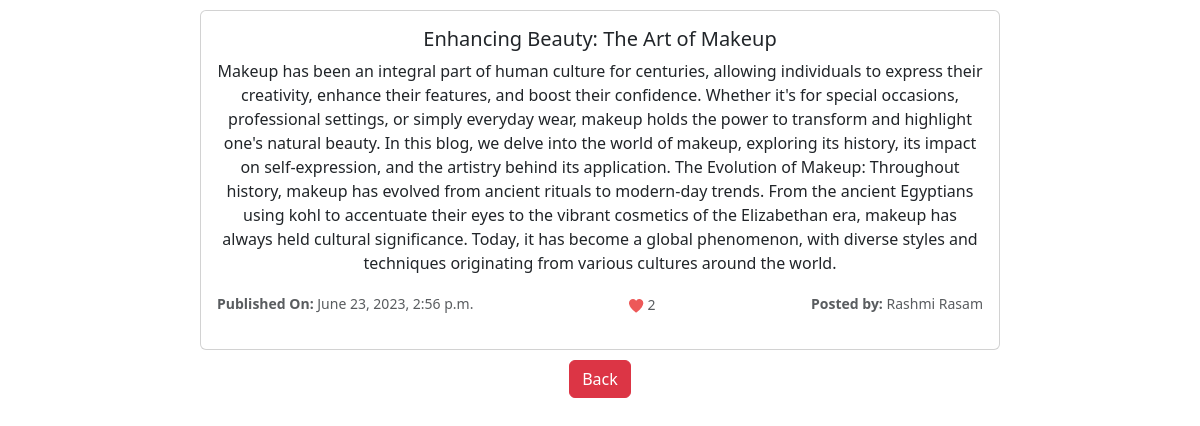
The page /blog/39/None (signed in) on the database its author committed.
### posts/models.py (models this page shows, shortened)
class Post(models.Model):
    id = models.AutoField(primary_key=True, editable=False)
    title = models.CharField(max_length=150, unique=True)
    author = models.ForeignKey(User, on_delete=models.CASCADE, related_name='blogs')
    content = models.TextField(default="")
    creation_date = models.DateTimeField(auto_now_add=True)
    published_date = models.DateTimeField(null=True)
    status = models.IntegerField(choices=STATUS, default=0)
    class Meta:
        ordering = ('-published_date',)
    @property
    def likes(self):
        return Likes.objects.filter(post_id=self).count()

### posts/views.py (the view)
# urls.py: path('blog/<int:id>/<str:liked>', views.open_blog, name='blog'),
def open_blog(request: HttpRequest, id:int, liked: bool):
    post = Post.objects.get(pk=id)
    if post.id in request.user.likes.values_list('post_id', flat=True):
        liked = True
    else:
        liked = False
    return render(request, 'blogs.html', {'post': post, 'liked':liked})

### posts/templates/blogs.html (shortened to what this page needs)
<!DOCTYPE html>
<html lang="en">
<head>
    <link href="https://cdn.jsdelivr.net/npm/bootstrap@5.3.0/dist/css/bootstrap.min.css" rel="stylesheet">
</head>
<body style="display: flex; flex-direction: column; justify-content: center; align-items: center;">
    <div style="width: 800px; height: auto; margin: 10px" class="card text-center">
        <div class="card-body">
          <h5 class="card-title">{{post.title}}</h5>
          <p class="card-text">{{post.content}}</p>
          <div style="display: flex; flex-direction: row; justify-content: space-between;">
            <p class="card-text"><small class="text-body-secondary"><b>Published On: </b>{{post.published_date}}</small></p>
            {% load static %}
            <form action="{% url 'like_blog' %}" method="POST">
              <p class="card-text">
                <button type="submit" style="background-color: transparent; border: 0px;">
                <small class="text-body-secondary">
                  {% if not liked %}
                    <img src="{% static 'heart_base.png' %}" alt="heart_base"> {{post.likes}}
                  {% else %}
                    <img src="{% static 'heart.png' %}" alt="heart"> {{post.likes}}
                  {% endif %}
                </small>
              </button>
              </p>
            </form>
            <p class="card-text"><small class="text-body-secondary"><b>Posted by: </b>{{post.author.first_name}} {{post.author.last_name}}</small></p>
        </div>
        </div>
      </div>
      <div style="margin-bottom: 10px">
        <a href="/main" class="btn btn-danger">Back</a>
      </div>
</body>
</html>

### rows shown on the page
Post: title "Enhancing Beauty: The Art of Makeup", content "Makeup has been an integral part of human culture for centuries, allowing individuals to express their creativity, enhance their features, and boost their confidence. Whether it's for special occasions, professional settings, or simply everyday wear, makeup holds the power to transform and highlight one's natural beauty. In this blog, we delve into the world of makeup, exploring its history, its impact on self-expression, and the artistry behind its application. The Evolution of Makeup: Throughout history, makeup has evolved from ancient rituals to modern-day trends. From the ancient Egyptians using kohl to accentuate their eyes to the vibrant cosmetics of the Elizabethan era, makeup has…", published_date "June 23, 2023, 2:56 p.m.", likes "2", author.first_name "Rashmi", author.last_name "Rasam"
